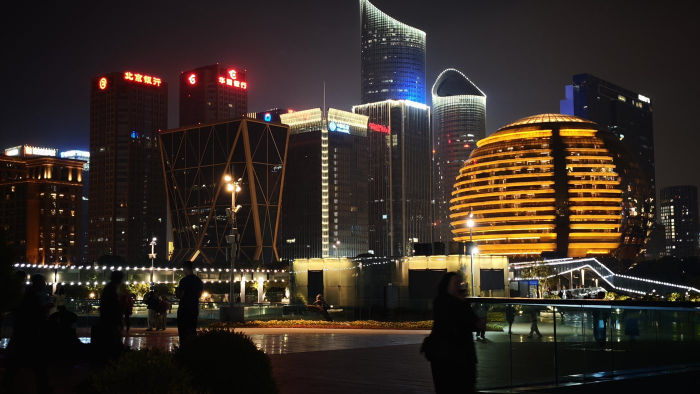
#> input picture docs/img/hangzhou-golden-globe-building-and-skyline-at-night.jpg, 1400 x 788 px (shown at 1/2 size); its folder holds only this picture in this run
$ python make_variants.py
#> lines starting #> are read from the running program, lines starting #| are printed output that depends on the picture
"""Make small WebP copies of every site image (run locally, then commit docs/img/*-w480.webp, -w640, -w800 and -w960).
The widths here must match VARIANT_W in build.py. 800 is the one a phone picks for a full-width photo (about 400 px wide at 2x).
build.py adds a srcset for each image that has these files. Needs Pillow."""
import glob, os
from PIL import Image
W=(480,640,800,960)
n=0
for f in sorted(glob.glob('docs/img/**/*.jpg',recursive=True)+glob.glob('docs/img/**/*.png',recursive=True)):
    stem,_=os.path.splitext(f)
    if stem.endswith(tuple(f'-w{w}' for w in W)): continue
    im=Image.open(f)
#> im is the input picture: PIL image 1400x788 RGB; mean R, G, B 53.6, 43.7, 36.5
    for w in W:
        out=f'{stem}-w{w}.webp'
        if im.width<=w+40 or (os.path.exists(out) and os.path.getmtime(out)>=os.path.getmtime(f)): continue
        h=round(im.height*w/im.width)
        im.convert('RGB').resize((w,h),Image.LANCZOS).save(out,'WEBP',quality=70,method=6); n+=1
#> this loop made 4 passes
#> pass 1, `im.convert('RGB').resize((w, h), Image.LANCZOS).save(out, 'WEBP', qual`:
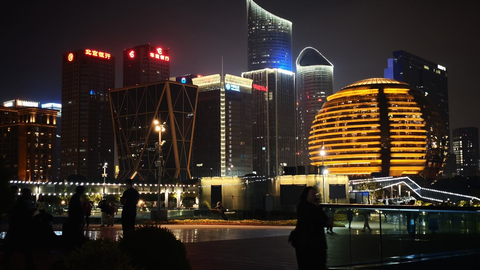
#> saved as hangzhou-golden-globe-building-and-skyline-at-night-w480.webp: PIL image 480x270 RGB; mean R, G, B 53.6, 43.7, 36.6
#> pass 2, `im.convert('RGB').resize((w, h), Image.LANCZOS).save(out, 'WEBP', qual`:
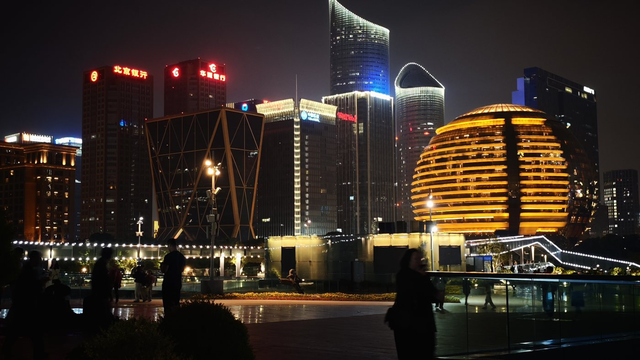
#> saved as hangzhou-golden-globe-building-and-skyline-at-night-w640.webp: PIL image 640x360 RGB; mean R, G, B 53.6, 43.7, 36.6
#> after the loop, n = 4
print('made',n)
#| made 4

$ run again, on docs/img/hangzhou-light-show-on-the-towers-across-the-river.jpg
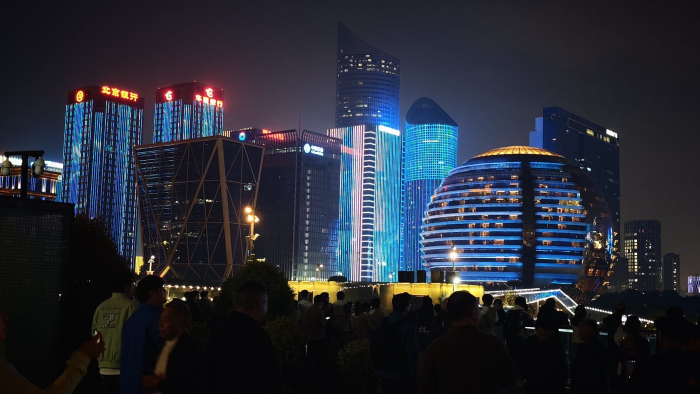
#> input picture docs/img/hangzhou-light-show-on-the-towers-across-the-river.jpg, 1400 x 788 px (shown at 1/2 size)
#> im is the input picture: PIL image 1400x788 RGB; mean R, G, B 39.7, 43.6, 54.5
#> the loop `for w in W:` made 4 passes
#> pass 1, `im.convert('RGB').resize((w, h), Image.LANCZOS).save(out, 'WEBP', qual`:
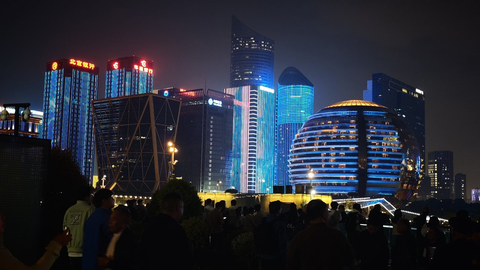
#> saved as hangzhou-light-show-on-the-towers-across-the-river-w480.webp: PIL image 480x270 RGB; mean R, G, B 39.7, 43.5, 54.5
#> pass 2, `im.convert('RGB').resize((w, h), Image.LANCZOS).save(out, 'WEBP', qual`:
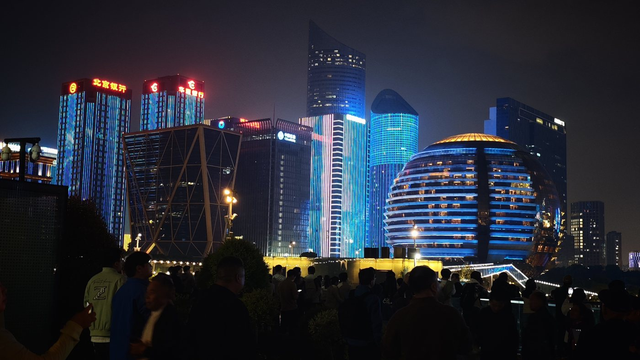
#> saved as hangzhou-light-show-on-the-towers-across-the-river-w640.webp: PIL image 640x360 RGB; mean R, G, B 39.7, 43.5, 54.5
#> after the loop `for w in W:`: n = 4
#| made 4
